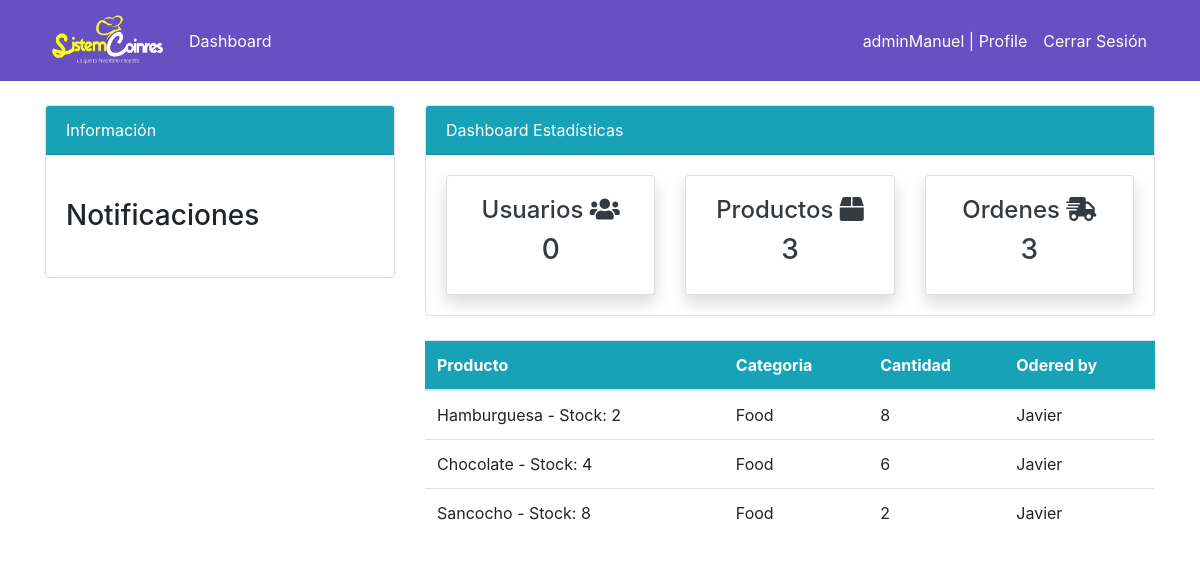
Screenshot of /order/ (signed in) with the database file from the repository.
### dashboard/models.py (models this page shows, shortened)
class Order(models.Model):
    name = models.ForeignKey(Product, on_delete=models.CASCADE, null=True)
    customer = models.ForeignKey(User, on_delete=models.CASCADE, null=True)
    order_quantity = models.PositiveIntegerField(null=True)

class Product(models.Model):
    name = models.CharField(max_length=100, null=True)
    stock = models.PositiveIntegerField(null=True)  # Se cambia 'quantity' a 'stock'
    category = models.CharField(max_length=50, choices=CATEGORY, null=True)
    def __str__(self):
        return f'{self.name} - Stock: {self.stock}'

### dashboard/views.py (the view)
# urls.py: path('order/', views.order, name='dashboard-order'),
@login_required(login_url='user-login')
def order(request):
    order = Order.objects.all()
    order_count = order.count()
    customer = User.objects.filter(groups=2)
    customer_count = customer.count()
    product = Product.objects.all()
    product_count = product.count()
    context = {
        'order': order,
        'customer_count': customer_count,
        'product_count': product_count,
        'order_count': order_count,
    }
    return render(request, 'dashboard/order.html', context)

### templates/dashboard/order.html (shortened to what this page needs)
{% extends 'partials/base.html' %}
{% block content %}
{% include 'partials/topside.html' %}
<div class="row my-4">
    <div class="col-md-4"></div>
    <div class="col-md-8">
        <table class="table bg-white">
            <thead class="bg-info text-white">
                <tr>
                    <th scope="col">Producto</th>
                    <th scope="col">Categoria</th>
                    <th scope="col">Cantidad</th>
                    <th scope="col">Odered by</th>
                </tr>
            </thead>
            <tbody>
                {% for order in order %}
                <tr>
                    <td>{{ order.name }}</td>
                    <td>{{ order.name.category }}</td>
                    <td>{{ order.order_quantity }}</td>
                    <td>{{ order.customer.username }}</td>
                </tr>
                {% endfor %}
            </tbody>
        </table>
    </div>
</div>
{% endblock %}

### templates/partials/nav.html (shortened to what this page needs)
{% load static %}
<nav class="navbar navbar-expand-lg" style="background-color:rgb(103, 80, 193);">
    <div class="container">
        <a class="navbar-brand text-white" href="{% url 'welcome' %}">
            <img src="{% static 'img/logoimage.png' %}" alt="Logo" width="120px" height="55px" class="d-inline-block align-top">
        </a>
        <div class="collapse navbar-collapse" id="navbarSupportedContent">
            {% if user.is_authenticated %}
            <ul class="navbar-nav mr-auto">
                <li class="nav-item active">
                    <a class="nav-link text-white" href="{% url 'dashboard-index' %}">Dashboard</a>
                </li>
            </ul>
            <ul class="navbar-nav ml-auto">
                <li class="nav-item active">
                    <a class="nav-link text-white" href="{% url 'user-profile' %}">{{ user.username }} | Profile</a>
                </li>
                <li class="nav-item">
                    <form method="post" action="{% url 'user-logout' %}" class="d-inline">
                        <button type="submit" class="btn btn-link nav-link text-white" style="border: none; background: none;">
                            Cerrar Sesión
                        </button>
                    </form>
                </li>
            </ul>
            {% endif %}
        </div>
    </div>
</nav>

### rows the page displays
Order: name "Hamburguesa - Stock: 2", name.category "Food", order_quantity "8", customer.username "Javier"
Order: name "Chocolate - Stock: 4", name.category "Food", order_quantity "6", customer.username "Javier"
Order: name "Sancocho - Stock: 8", name.category "Food", order_quantity "2", customer.username "Javier"

### other values shown
{{ user.username }} "adminManuel"
{{ customer_count }} "0"
{{ product_count }} "3"
{{ order_count }} "3"
